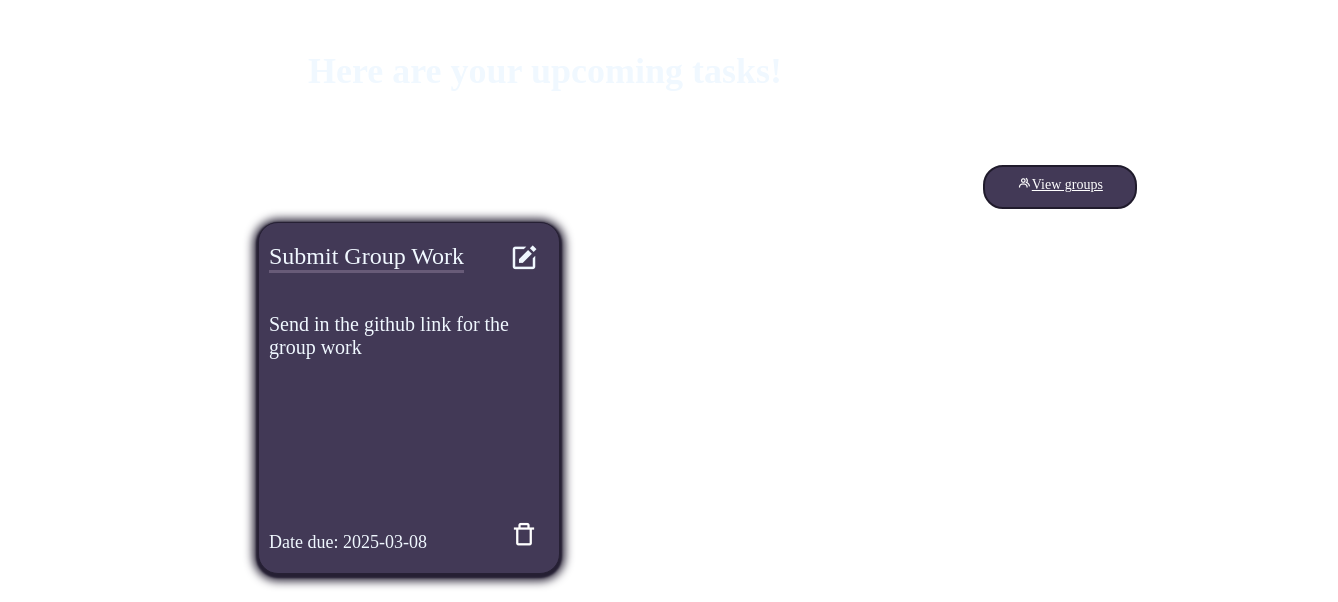
The app's page /task.php (signed in), older data.
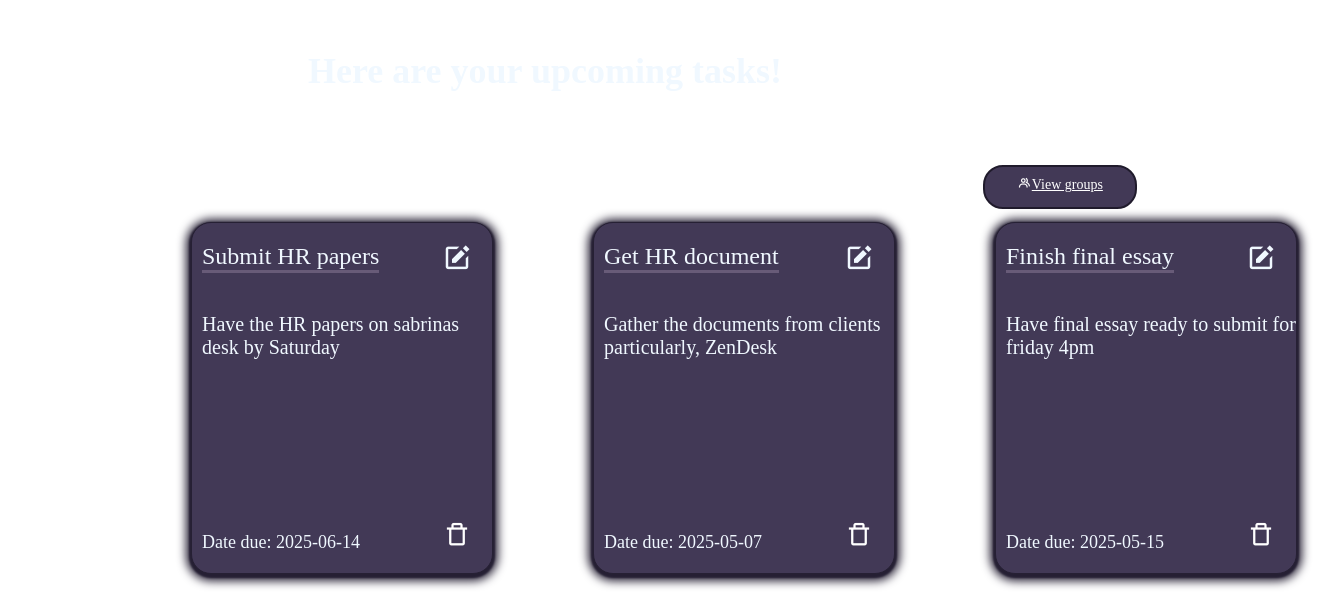
The same page, newer data.
### tables this page shows
CREATE TABLE "Tasks" (
	"Task_ID"	INTEGER NOT NULL,
	"Task_title"	TEXT NOT NULL,
	"Task_info"	TEXT,
	"Due_date"	TEXT NOT NULL,
	"User_ID"	INTEGER,
	PRIMARY KEY("Task_ID" AUTOINCREMENT),
	FOREIGN KEY("User_ID") REFERENCES "User"("User_ID")
);

### task.php (the view, shortened to what this page needs)
<?php include("db.php");
    $userID = $_SESSION['User_ID'];
    $query = $db->prepare('SELECT Task_ID, Task_title, Task_info, Due_date FROM Tasks WHERE User_ID = :userID');
    $query->bindValue(':userID', $userID, SQLITE3_INTEGER);
    $result = $query->execute();
?>
<!DOCTYPE html>
<html lang="en">
<head>
    <link rel="stylesheet" href="task.css">
    <link href='https://unpkg.com/boxicons@2.1.4/css/boxicons.min.css' rel='stylesheet'>
</head>
<body onload="loadsidebar()">
    <div class="title"><h1>Here are your upcoming tasks!</h1></div>
    <div class="group"><a href="userGroups.php"><i class='bx bx-group'></i>View groups</a></div>
    <div class="container">
        <div class="boxes">
            <?php while ($task = $result->fetchArray(SQLITE3_ASSOC)): ?>
                <div class="box">
                    <div class="box-title"><?php echo $task['Task_title']; ?></div>
                    <div class="editTask"><a href="editTask.php?taskID=<?php echo $task['Task_ID']; ?>"><i class='bx bxs-edit'></a></i></div>
                    <div class="content"><?php echo $task['Task_info']; ?></div>
                    <div class="dnt">Date due: <?php echo $task['Due_date']; ?></div>
                    <div class="trash">
                        <a href="delTask.php?taskID=<?php echo $task['Task_ID']; ?>" onclick="return confirm('Are you sure you have completed this task? Once completed the task will be removed!');"><i class='bx bx-trash-alt' ></i></a>
                    </div>
                </div>
            <?php endwhile; ?>
        </div>
    </div>
</body>
</html>

### task.css (style rules this page uses)
.title h1 { font-size: 36px; color: aliceblue; margin: 50px 0px 0px 300px; }
.group a { position: absolute; text-align: center; line-height: 36px; top: 16%; right: 15%; border-radius: 20px; width: 150px; height: 40px; background-color: #423956; font-size:14px; color: white; border: 2px solid #201b2c; }
.container { display: flex; justify-content: center; align-items: center; margin-top: 130px; margin-left: 250px; }
.boxes { display: grid; grid-template-columns: repeat(4, 1fr); grid-template-rows: repeat(2, 1fr); gap: 100px; width: fit-content; }
.box { position: relative; background-color: #423956; display: flex; justify-content: center; align-items: center; box-shadow: 0px 2px 10px 5px #262034, 0 2px 2px 2px #251f33; font-size: 30px; color: aliceblue; width: 300px; height: 350px; border: 1px solid #262034; border-radius: 20px; transition: 500ms; }
.box-title { position: absolute; font-size: 24px; top: 20px; left: 10px; border-bottom: 3px solid rgba(255,225,255,0.2); }
.editTask { position: absolute; top: 20px; right: 20px; }
.editTask a { color: aliceblue; }
.content { margin-top: 10px; position: absolute; top: 80px; left: 10px; font-size: 20px; }
.dnt { position: absolute; font-size: 18px; bottom: 20px; left: 10px; }
.trash { position: absolute; bottom: 20px; right: 20px; width: 50px; }
.trash a { display: inline-block; text-align: center; line-height: 20px; width: 70px; height: 22px; font-size: 27px; color: white; }

Row changes from the older to the newer data that the page shows:
changed tasks: Task_title "Submit Group Work" → "Submit HR papers"; Task_info "Send in the github link for the group work" → "Have the HR papers on sabrinas desk by Saturday"; Due_date "2025-03-08" → "2025-06-14"
added tasks: Task_title "Get HR document", Task_info "Gather the documents from clients particularly, ZenDesk", Due_date "2025-05-07"
added tasks: Task_title "Finish final essay", Task_info "Have final essay ready to submit for friday 4pm", Due_date "2025-05-15"
